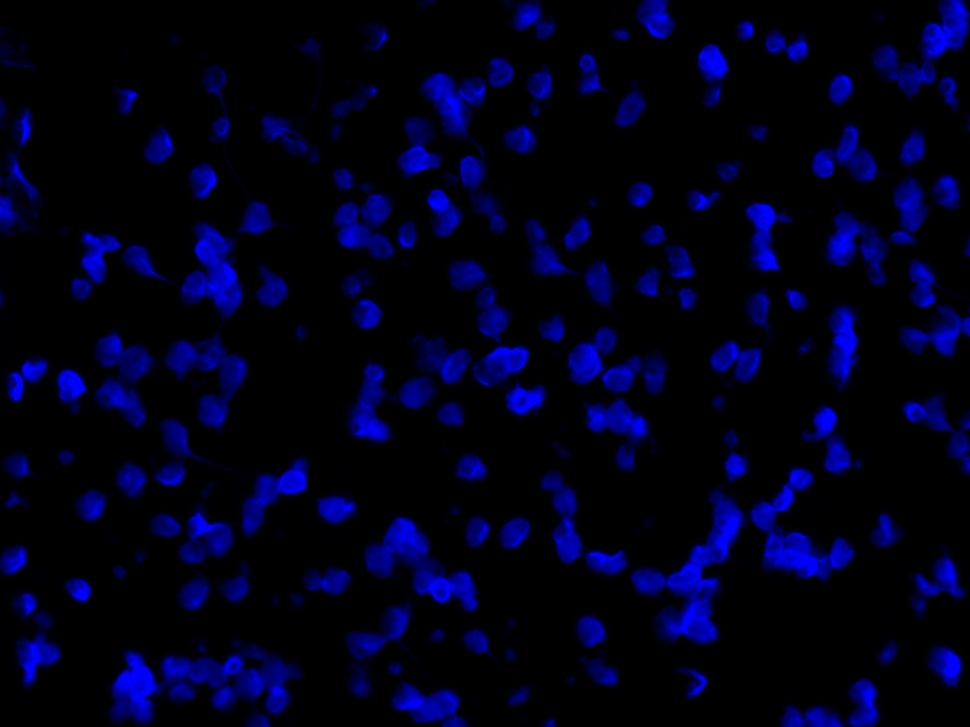
#> input picture blue.jpg, 970 x 727 px, shrunk from 1388 x 1040 before the run
$ jupyter execute progress.ipynb   (shell and % lines are left out)   (older library calls are emulated)
#> lines starting #> are read from the running program, lines starting #| are printed output that depends on the picture; after the words box and inside, x2 and y2 are one past the last pixel; in counts of white or black regions, pixels touching at a corner belong together
# Analyzing overlap of fluorescence in brain slices

### :: goal

Detect overlap in fluorescence in brain slices for two fluorescent markers.

### :: approach

I've tried two different approaches:

- _without DAPI._ The first approach finds areas of fluorescence in two photos. It then looks within each area and quantifies the average amount of fluorescence in each channel.

- _with DAPI._ The second approach uses the DAPI channel first to find the cell nuclei. It then looks inside the circle that contains the nucleus and quantifies average fluorescence in each channel.

Both use watersheding to try to deal with overlapping cells.

### :: progress

Both approaches have been implemented and the approach that uses DAPI seems like it's going to work better.

### :: problems

- Right now the watershed algorithm isn't working perfectly; it groups clumps of cells as a single cell. I still need to play around with optimizing it.

- Currently the program quantifies fluorescence by taking the average fluorescent intensity inside the circle that contains the nucleus for a given channel. While this approach is working OK, I'd like to play around with seeing what effect different rules have, like, "If the circle contains at least three pixels that are brighter than some threshold, we consider it to be fluorescencing in that channel".

- More generally, I think I need to tweak the thresholds I use to say whether a cell is expressing red, green, etc.

### :: other things to be aware of

Other things that are super simple to measure, but may or may not be biologically interesting:

- nuclei area, perimeter, aspect ratio, extent, etc.
- number / proportion of cells not fluoresing
- x,y coordinates of each nucleus
- average intensity of fluorescence for each channel in each nucleus

### :: things that would be useful

- more images with DAPI and obvious coexpression. Right now that only slices that contain a DAPI image are two slices in the Crh + pEnk folder. Both show little overlap, so it's difficult for me to test whether the method will work when expression is truely overlapping.

- exactly what you guys want to know and the format you want it in. I imagine a single spreadsheet where each row represents a collection of images taken in different channels would make sense, but what would the columns of such a spreadsheet be?

- some ground-truthing. When I look at these images, I have some idea of what I'm looking at, but ideally I'd like someone with more expertise to tell me what they see when they look at a given image. For example, for a set of images someone could classify them as "little overlap", "lots of overlap", etc., just to make sure there's good correspondence between human intuition and the program.

## example

Below I use the images [here](https://drive.google.com/drive/u/2/folders/0B4JEf9GptUMra3N2UlFIcURTclU) (Crh + pEnk, Section 1).

[cell 1]
# import libraries
import cv2
import numpy as np

from matplotlib import pyplot as plt

from skimage.feature import peak_local_max
from skimage.morphology import watershed
from scipy import ndimage

blue = cv2.imread('blue.jpg')
#> blue is the input picture: shape (727, 970, 3); mean B, G, R 27.3, 0.2, 0.3
green = cv2.imread('green.jpg')
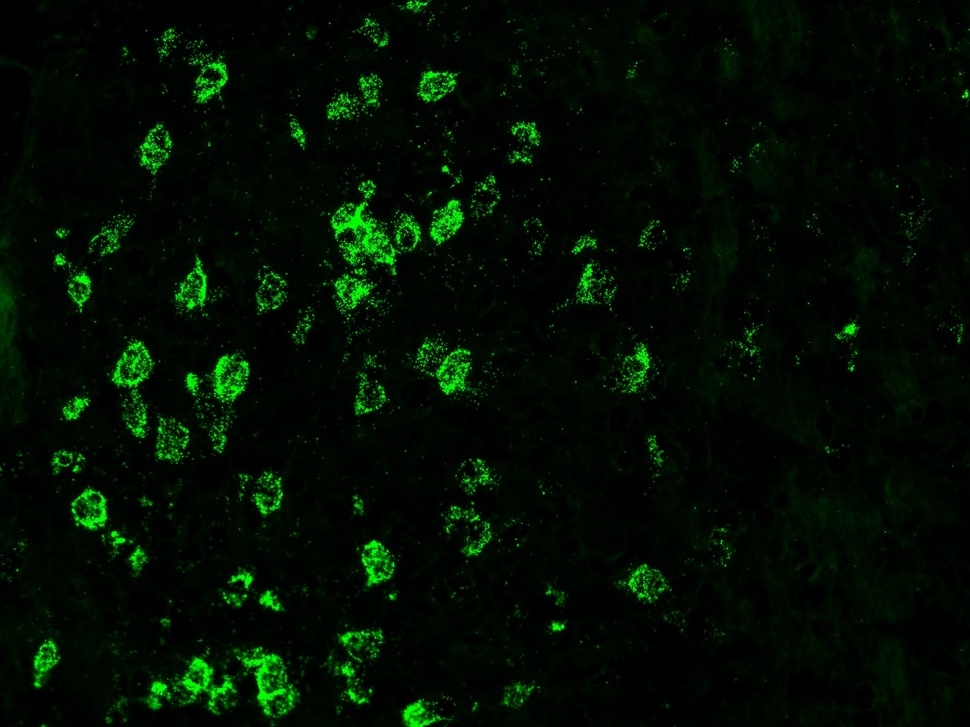
#> input picture green.jpg, 970 x 727 px, shrunk from 1388 x 1040 before the run
#> green is the input picture: shape (727, 970, 3); mean B, G, R 1.9, 13.5, 1.9
red = cv2.imread('red.jpg')
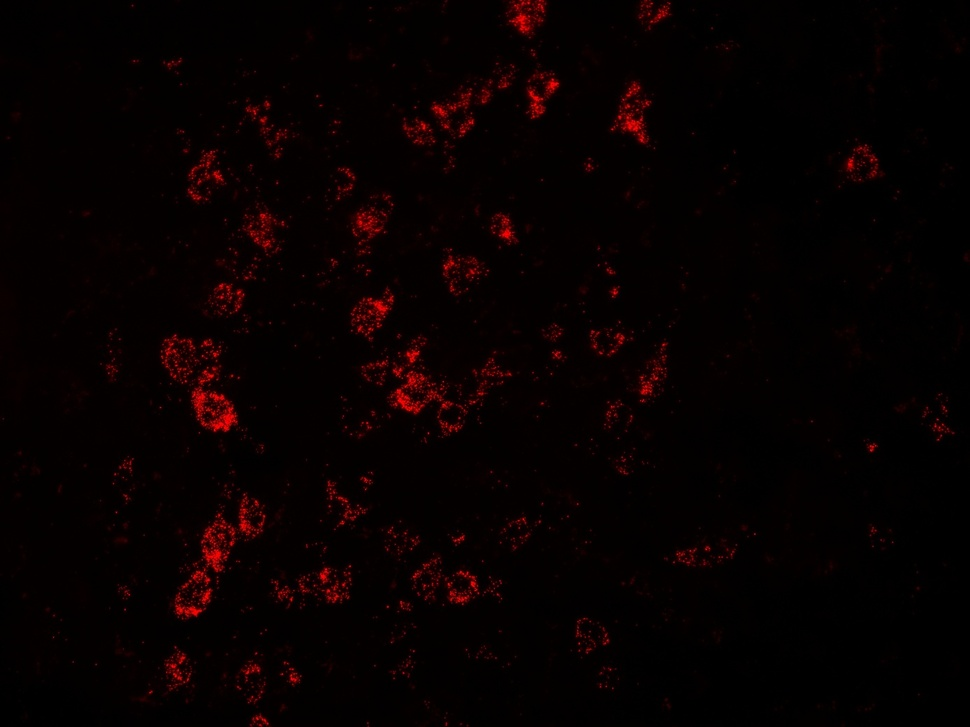
#> input picture red.jpg, 970 x 727 px, shrunk from 1388 x 1040 before the run
#> red is the input picture: shape (727, 970, 3); mean B, G, R 0.7, 0.8, 7.7
combined = cv2.imread('combined.jpg')
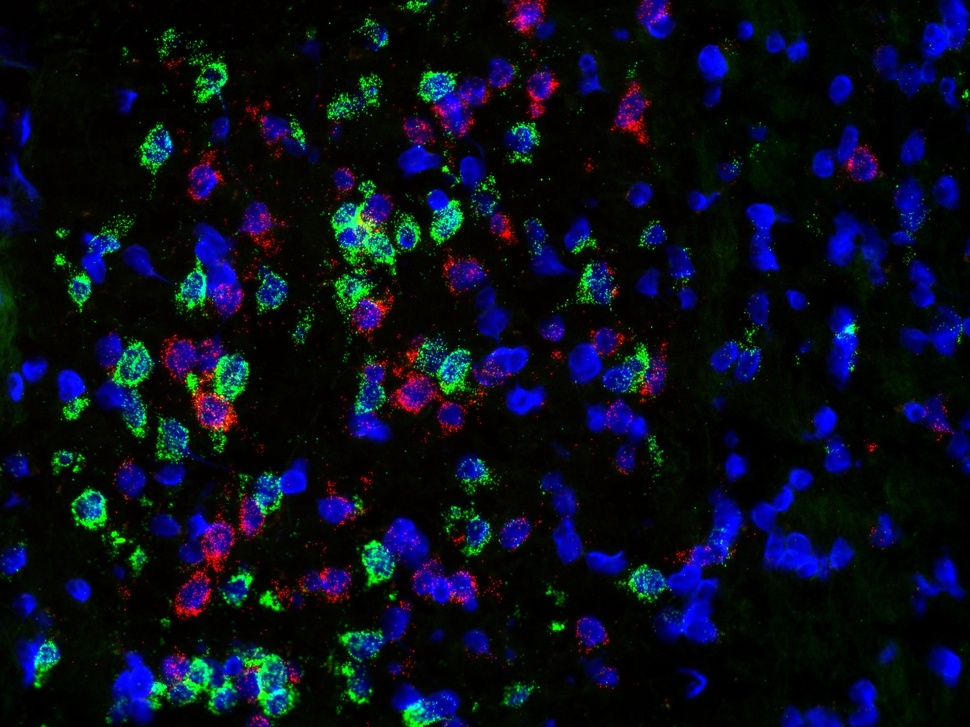
#> input picture combined.jpg, 970 x 727 px, shrunk from 1388 x 1040 before the run
#> combined is the input picture: shape (727, 970, 3); mean B, G, R 28.4, 13.5, 8.9

# this is the constant that gets multiplied by the radius to approximate the cell size
scaling_factor = 1

# convert red and green images to gray for later
red_gray = cv2.cvtColor(red, cv2.COLOR_BGR2GRAY)
green_gray = cv2.cvtColor(green, cv2.COLOR_BGR2GRAY)

## lists
red = []
green = []
cat = []
centers = []

# blur
blurred = cv2.bilateralFilter(blue ,9,75,75)
# convert to gray
gray = cv2.cvtColor(blurred, cv2.COLOR_BGR2GRAY)

# threshold
_, thresh = cv2.threshold(gray, 10, 255, cv2.THRESH_BINARY)
#> thresh: shape (727, 970); 13.6% white; 156 white regions (7 under 20 px), largest, box (x1, y1, x2, y2) and area: (633, 496, 743, 643) 5167, (751, 469, 854, 578) 3945, (163, 655, 289, 713) 3713


# watershed
D = ndimage.distance_transform_edt(thresh)

### this min_distance parameter is really important
localMax = peak_local_max(D, indices=False, min_distance= 5, labels=thresh)
#> localMax: shape (727, 970) bool; 0.04% white in thin lines or dots
markers = ndimage.label(localMax, structure=np.ones((3, 3)))[0]
#> markers: shape (727, 970) int32; 253 distinct labels, from 0 to 252
labels = watershed(-D, markers, mask=thresh)
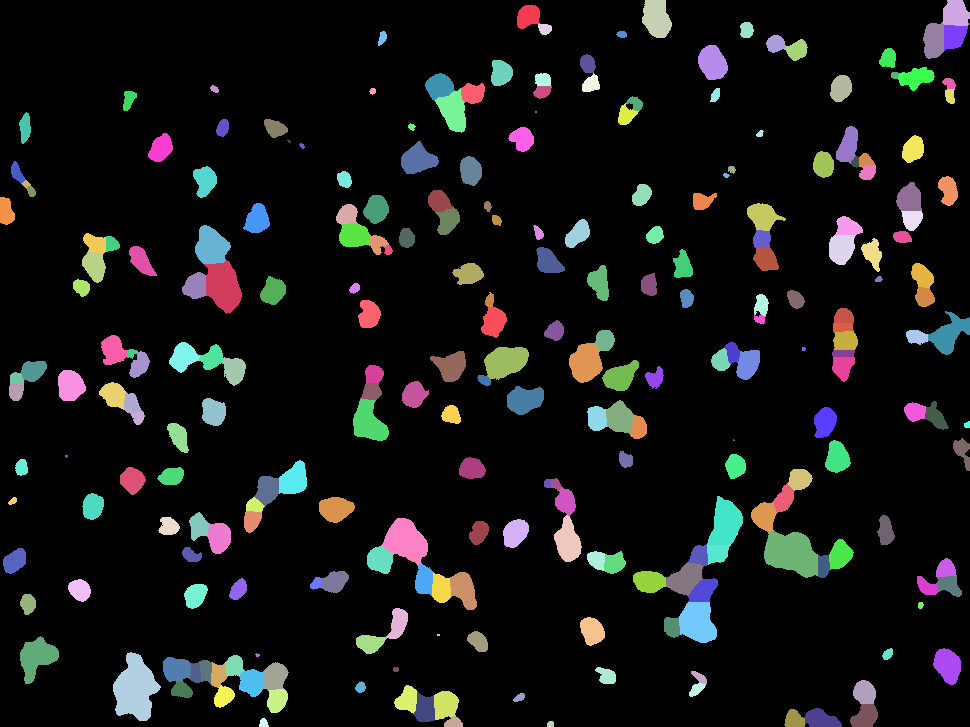
#> labels: shape (727, 970) int32; 253 distinct labels, from 0 to 252; one colour per label, 0 black


for label in np.unique(labels):
    # if the label is zero, we are examining the 'background'
    # so simply ignore it
    if label == 0:
        continue

    # otherwise, allocate memory for the label region and draw
    # it on the mask
    mask = np.zeros(gray.shape, dtype="uint8")
    mask[labels == label] = 255

    # detect contours in the mask and grab the largest one
    cnts = cv2.findContours(mask.copy(), cv2.RETR_EXTERNAL,
        cv2.CHAIN_APPROX_SIMPLE)[-2]
    c = max(cnts, key=cv2.contourArea)

    if cv2.contourArea(c) > 100:

        # find the average intensity of the red stain contour
        mask = np.zeros(red_gray.shape,np.uint8)
        # get the enclosing circle of the contour
        ((x, y), r) = cv2.minEnclosingCircle(c)
        # draw the circle on an empty image to ask as a mask
        cv2.circle(mask, (int(x), int(y)), int(r*scaling_factor), 1, thickness=-1)
#         masked_red = cv2.bitwise_and(red_grey, red_grey, mask = mask)

        # get average strength of the red and green signals
        avg_red = cv2.mean(red_gray, mask = mask)[0]
        avg_green = cv2.mean(green_gray, mask = mask)[0]

        # add to lists
        red.append(avg_red)
        green.append(avg_green)
        centers.append((int(x), int(y)))

        # make into categories
        if avg_green > 20 and avg_red > 10:
            cat.append("both")
        elif avg_green <= 20 and avg_red > 10:
            cat.append("red")
        elif avg_green > 20 and avg_red <= 10:
            cat.append("green")
        else:
            cat.append("nada")

        # draw a circle enclosing the object
        ((x, y), r) = cv2.minEnclosingCircle(c)
        cv2.circle(blue, (int(x), int(y)), int(r), (29, 40, 200), 2)
        if cat[-1] == "nada":
            cv2.circle(combined, (int(x), int(y)), 7, (255, 60, 50), -1)
        if cat[-1] == "red":
            cv2.circle(combined, (int(x), int(y)), 7, (19, 50, 255), -1)
        if cat[-1] == "green":
            cv2.circle(combined, (int(x), int(y)), 7, (19, 255, 20), -1)
        if cat[-1] == "both":
            cv2.circle(combined, (int(x), int(y)), 7, (255, 255, 255), -1)
#> this loop made 253 passes
#> (avg_red, avg_green) on passes 2, 3, 4, 5, 6, 8, 10, 11, 12, 13, 14, 15: (33.06, 5.04), (0.467, 2.75), (11.63, 4.47), (4.44, 3.71), (0.812, 3.39), (1.52, 6.56), (0.66, 5.33), (0.83, 4.8), (0.995, 6.62), (1.04, 1.9), (1.64, 5.85), (2.7, 5.46)
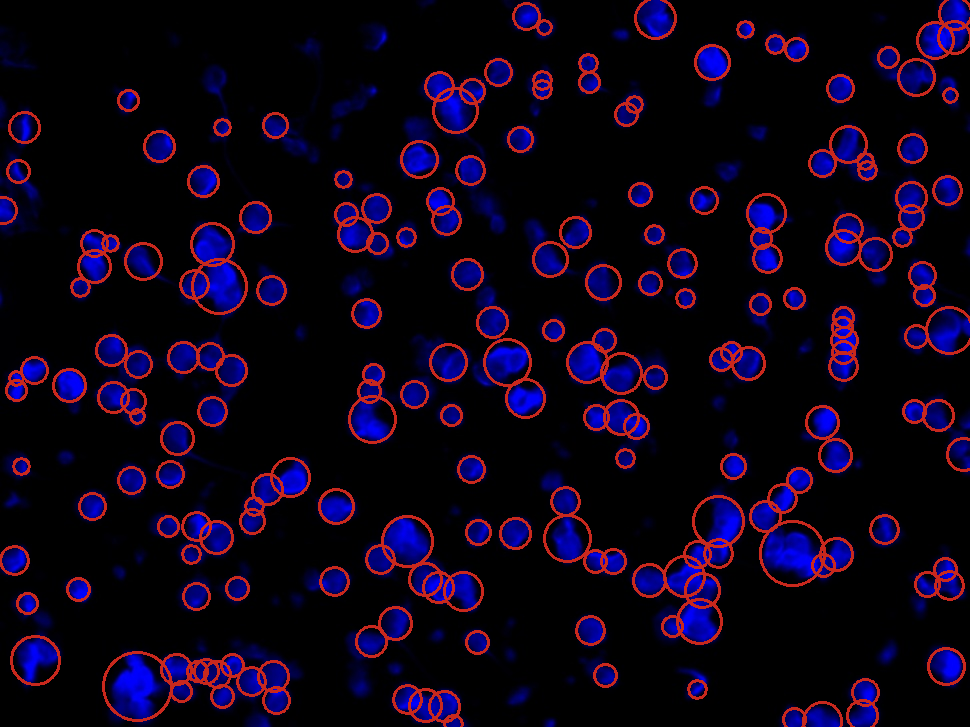
#> blue: shape (727, 970, 3); 7.19% of pixels changed, all inside (x1, y1, x2, y2) = (0, 0, 970, 727)
#> mask: shape (727, 970); values 0 (black) and 1 (white), 0.09% white; 1 white region, box (x1, y1, x2, y2) and area: (847, 700, 878, 727) 663
#         cv2.putText(combined, "{}: {}".format(label, cat[-1]), (int(x) - 10, int(y)),
#             cv2.FONT_HERSHEY_SIMPLEX, 0.4, (29, 40, 200), 2)


print("number of nuclei identified: {}".format(len(cat)))
#| number of nuclei identified: 207

# show the result
plt.figure(figsize=(15,15))
(B, G, R) = cv2.split(blue)
image = cv2.merge([R, G, B])
plt.imshow(image)
plt.show()

cv2.imwrite("watershed.jpg", blue)
cv2.imwrite("combined_with_measures.jpg", combined)
#> Out = True

The photo above is the result of the program trying to find nuceli. It rejects nuclei that are smaller than a certain size.

You can see some problems: when cells are heavily clumpted together, the program classifies them as a single cell. This will require some more tweaking to get right.

[cell 2]
plt.figure(figsize=(20,20))
(B, G, R) = cv2.split(combined)
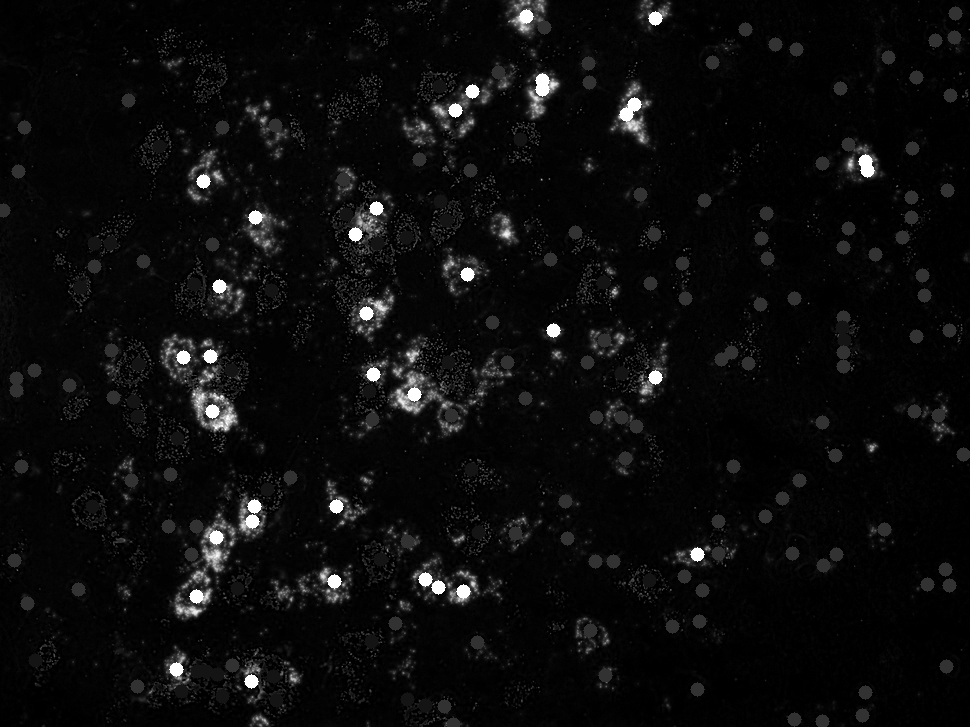
#> R: shape (727, 970); min 0, max 255, mean 11.7
image = cv2.merge([R, G, B])
plt.imshow(image)
plt.show()
